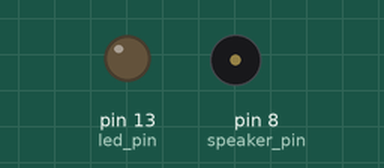
Recording of a sketch running on a simulated Arduino Uno, built with avr-gcc and run on an emulated ATmega328P. On the bench: output pins drawn as LEDs (lit = HIGH), buzzer (waves = sounding).

Above: at 2.5 s.
At 5.18 s:
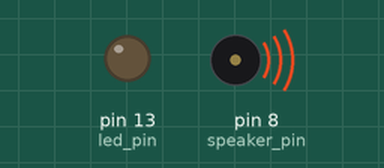
Timing chart, 0 to 6.5 s (numbered marks = the images above):
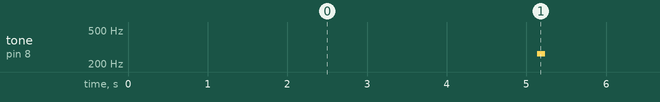

Measured:
- by itself, tone on pin 8 (speaker_pin): alternates 262 Hz for 0.10 s and silent for 4.9 s

The sketch:

pew_pew.ino
```cpp
#include <IRremote.h>

#include "pitches.h"

IRsend irsend;

const int led_pin =  13;
const int speaker_pin = 8;

const long sound_interval = 1000;
unsigned long previous_sound_millis = 0;
boolean sound_playing = false;

const long fire_interval = 5000;
unsigned long previous_fire_millis = 0;

void setup()
{
    pinMode(led_pin, OUTPUT);
}

void play_fire_sound()
{
    tone(speaker_pin, NOTE_C4, 100);
    sound_playing = true;
    previous_sound_millis = millis();
}

void fire()
{
    int khz = 38;

    unsigned int irSignal[] = {7200, 700, 500, 1650, 1500, 650, 550, 1650, 1500, 650, 550};

    irsend.sendRaw(irSignal, sizeof(irSignal) / sizeof(irSignal[0]), khz);
    irsend.sendRaw(irSignal, sizeof(irSignal) / sizeof(irSignal[0]), khz);
    play_fire_sound();
}

void loop() {
    unsigned long current_millis = millis();

    if (current_millis > previous_fire_millis + fire_interval) {
        fire();
        previous_fire_millis = current_millis;
    }

    if (sound_playing && current_millis > previous_sound_millis + sound_interval) {
        noTone(speaker_pin);
        sound_playing = false;
    }
}
```

pitches.h
```cpp
/*************************************************
 * Public Constants
 *************************************************/

#define NOTE_B0  31
#define NOTE_C1  33
#define NOTE_CS1 35
#define NOTE_D1  37
#define NOTE_DS1 39
#define NOTE_E1  41
#define NOTE_F1  44
#define NOTE_FS1 46
#define NOTE_G1  49
#define NOTE_GS1 52
#define NOTE_A1  55
#define NOTE_AS1 58
#define NOTE_B1  62
#define NOTE_C2  65
#define NOTE_CS2 69
#define NOTE_D2  73
#define NOTE_DS2 78
#define NOTE_E2  82
#define NOTE_F2  87
#define NOTE_FS2 93
#define NOTE_G2  98
#define NOTE_GS2 104
#define NOTE_A2  110
#define NOTE_AS2 117
#define NOTE_B2  123
#define NOTE_C3  131
#define NOTE_CS3 139
#define NOTE_D3  147
#define NOTE_DS3 156
#define NOTE_E3  165
#define NOTE_F3  175
#define NOTE_FS3 185
#define NOTE_G3  196
#define NOTE_GS3 208
#define NOTE_A3  220
#define NOTE_AS3 233
#define NOTE_B3  247
#define NOTE_C4  262
#define NOTE_CS4 277
#define NOTE_D4  294
#define NOTE_DS4 311
#define NOTE_E4  330
#define NOTE_F4  349
#define NOTE_FS4 370
#define NOTE_G4  392
#define NOTE_GS4 415
#define NOTE_A4  440
#define NOTE_AS4 466
#define NOTE_B4  494
#define NOTE_C5  523
#define NOTE_CS5 554
#define NOTE_D5  587
#define NOTE_DS5 622
#define NOTE_E5  659
#define NOTE_F5  698
#define NOTE_FS5 740
#define NOTE_G5  784
#define NOTE_GS5 831
#define NOTE_A5  880
#define NOTE_AS5 932
#define NOTE_B5  988
#define NOTE_C6  1047
#define NOTE_CS6 1109
#define NOTE_D6  1175
#define NOTE_DS6 1245
#define NOTE_E6  1319
#define NOTE_F6  1397
#define NOTE_FS6 1480
#define NOTE_G6  1568
#define NOTE_GS6 1661
#define NOTE_A6  1760
#define NOTE_AS6 1865
#define NOTE_B6  1976
#define NOTE_C7  2093
#define NOTE_CS7 2217
#define NOTE_D7  2349
#define NOTE_DS7 2489
#define NOTE_E7  2637
#define NOTE_F7  2794
#define NOTE_FS7 2960
#define NOTE_G7  3136
#define NOTE_GS7 3322
#define NOTE_A7  3520
#define NOTE_AS7 3729
#define NOTE_B7  3951
#define NOTE_C8  4186
#define NOTE_CS8 4435
#define NOTE_D8  4699
#define NOTE_DS8 4978
```
